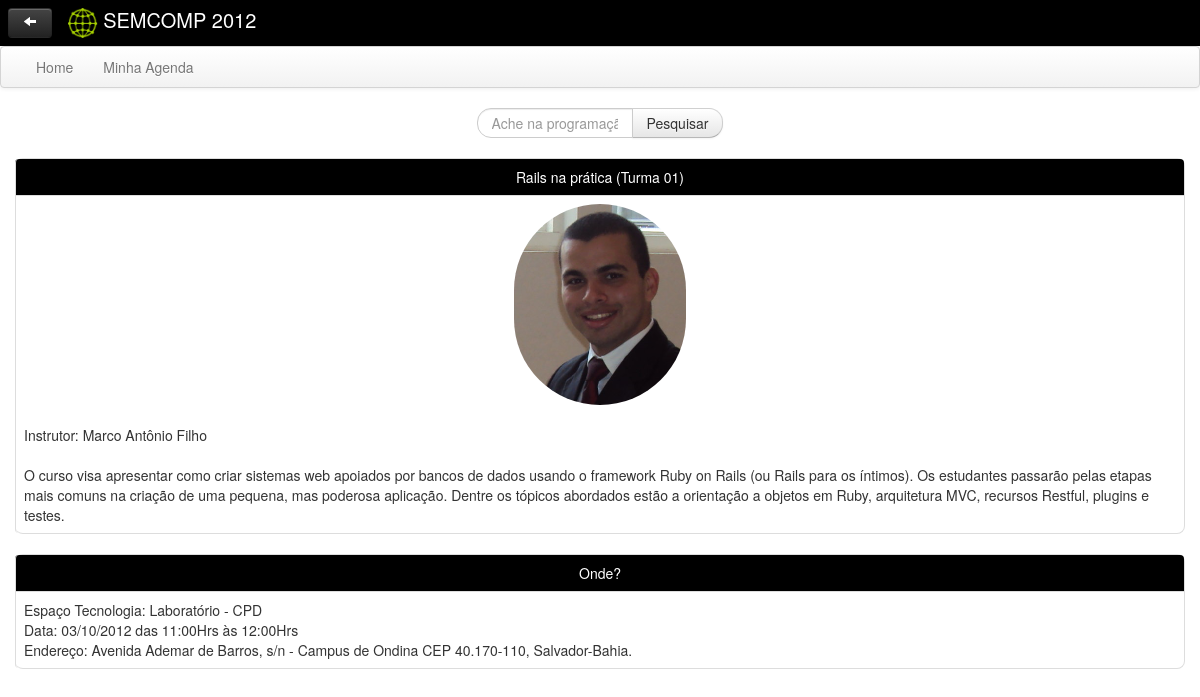
The app's page /desc_atividade.php?idsala=1&idatividade=1&data=2012-10-03&hora_inicio=11:00:00&hora_fim=12:00:00 with its own data.
### tables this page shows
CREATE TABLE `atividades` (
  `idatividades` int(11) NOT NULL AUTO_INCREMENT,
  `titulo` varchar(300) NOT NULL,
  `descricao` varchar(500) NOT NULL,
  `categoria_idcategoria` int(11) NOT NULL,
  `imagem` varchar(200) NOT NULL,
  PRIMARY KEY (`idatividades`,`categoria_idcategoria`),
  KEY `fk_atividades_categoria` (`categoria_idcategoria`),
  CONSTRAINT `fk_atividades_categoria` FOREIGN KEY (`categoria_idcategoria`) REFERENCES `categoria` (`idcategoria`) ON DELETE NO ACTION ON UPDATE NO ACTION
);

CREATE TABLE `sala` (
  `idsala` int(11) NOT NULL AUTO_INCREMENT,
  `descricao` varchar(200) NOT NULL,
  `localizacao` varchar(350) NOT NULL,
  PRIMARY KEY (`idsala`)
);

### modelo/bd/AtividadesBD.php (called while the page is built, shortened)
<?php
include_once("conexao.php");
include_once 'modelo/negocio/Atividades.php';
class AtividadesBD{
	public function getOne($id){
		$mysql = new conexao;
		$sql = $mysql->sql_query("select * from atividades where idatividades = $id");
		$atividades = new Atividades();
		while($ativi = mysql_fetch_array($sql)){
			$atividades->setDescricao($ativi['descricao']);
			$atividades->setIdAtividades($ativi['idatividades']);
			$atividades->setTitulo($ativi['titulo']);
			$atividades->setCategoria_IdCategoria($ativi['categoria_idcategoria']);
			$atividades->setImagem($ativi['imagem']);
		}
		return $atividades;
	}
}
?>

### modelo/bd/conexao.php (called while the page is built, shortened)
<?php
class conexao {
    var $host = "localhost";
    var $user = "gerclientes";
    var $senha = "bNCIOrkDRF";
    var $link;
    function conecta(){
        $this->link = @mysql_connect($this->host,$this->user,$this->senha);
    }
    function sql_query($query){
        $this->query = $query;
        if($this->resultado = mysql_query($this->query)){
            return $this->resultado;
        }else{
            print "Ocorreu um erro ao executar a Query MySQL: <b>$query</b>";
      print "<br><br>";
      print "Erro no MySQL: <b>".mysql_error()."</b>";
      die();
            $this->desconecta();
        }
    }
    function desconecta(){
        return mysql_close($this->link);
    }
}
?>

### modelo/negocio/Atividades.php (called while the page is built, shortened)
<?php
class Atividades{
	private $descricao;
	private $titulo;
	private $imagem;
	public function getDescricao(){
		return $this->descricao;
	}
	public function setDescricao($descricao){
		$this->descricao = $descricao;
	}
	public function getImagem(){
		return $this->imagem;
	}
	public function setImagem($imagem){
		$this->imagem = $imagem;
	}
	public function getTitulo(){
		return $this->titulo;
	}
	public function setTitulo($titulo){
		$this->titulo = $titulo;
	}
}
?>

### modelo/bd/SalaBD.php (called while the page is built, shortened)
<?php
include_once("conexao.php");
include_once 'modelo/negocio/Sala.php';
class SalaBD{
	public function getOne($id){
		$mysql = new conexao;
		$sql = $mysql->sql_query("select * from sala where idsala = $id");
		$sala = new Sala();
		while($sal = mysql_fetch_array($sql)){
			$sala->setDescricao($sal['descricao']);
			$sala->setIdSala($sal['idsala']);
			$sala->setLocalizacao($sal['localizacao']);
		}
		return $sala;
	}
}
?>

### modelo/negocio/Sala.php (called while the page is built, shortened)
<?php
Class Sala{
	private $descricao;
	private $localizacao;
	public function getDescricao(){
		return $this->descricao;
	}
	public function setDescricao($descricao){
		$this->descricao = $descricao;
	}
	public function getLocalizacao(){
		return $this->localizacao;
	}
	public function setLocalizacao($localizacao){
		$this->localizacao = $localizacao;
	}
}
?>

### desc_atividade.php (the view, shortened to what this page needs)
<!DOCTYPE html>
<html>
<head>
<link href="css/bootstrap-responsive.css" rel="stylesheet">
<link href="css/bootstrap.css" rel="stylesheet">
</head>
<body>
	<?php
	include_once 'header.php';
	include_once 'modelo/bd/AtividadesBD.php';
	include_once 'modelo/negocio/Atividades.php';
	include_once 'modelo/bd/SalaBD.php';
	include_once 'modelo/negocio/Sala.php';
	$atividadeBD = new AtividadesBD();
	$salaBD = new SalaBD();
	$idatividade = $_GET['idatividade'];
	$idsala = $_GET['idsala'];
	$data = $_GET['data'];
	$hora_inicio = $_GET['hora_inicio'];
	$hora_fim = $_GET['hora_fim'];
	$atividade = $atividadeBD->getOne($idatividade);
	$sala = $salaBD->getOne($idsala);
	?>
	<div style="margin-left: 15px; margin-right: 15px;">
		<table class="table table-bordered">
			<tr style="color: white; background-color: #000000">
				<td style="text-align: center;"><?php echo $atividade->getTitulo();?></td>
			</tr>
			<tr>
				<td><div align="center"><img src="<?php echo $atividade->getImagem();?>" class="img-circle"  style="float: inherit;"/></div><br /> <?php echo $atividade->getDescricao();?></td>
			</tr>
		</table>
	</div>
	<div style="margin-left: 15px; margin-right: 15px;">
		<table class="table table-bordered">
			<tr style="color: white; background-color: #000000">
				<td style="text-align: center;">Onde?</td>
			</tr>
			<tr>
				<td><?php echo $sala->getDescricao();?><br>Data: <?php echo substr($data,8,2)?>/<?php echo substr($data,5,2)?>/<?php echo substr($data,0,4)?> das <?php echo substr($hora_inicio, 0,5)?>Hrs às <?php echo substr($hora_fim, 0,5)?>Hrs<br>Endereço: <?php echo $sala->getLocalizacao();?></td>
			</tr>
		</table>
	</div>
</body>
</html>

### records on screen
atividades: titulo "Rails na prática (Turma 01)", imagem (picture), descricao "Instrutor: Marco Antônio Filho O curso visa apresentar como criar sistemas web apoiados por bancos de dados usando o framework Ruby on Rails (ou Rails para os íntimos). Os estudantes passarão pelas etapas mais comuns na criação de uma pequena, mas poderosa aplicação. Dentre os tópicos abordados estão a orientação a objetos em Ruby, arquitetura MVC, recursos Restful, plugins e testes."
sala: descricao "Espaço Tecnologia: Laboratório - CPD", localizacao "Avenida Ademar de Barros, s/n - Campus de Ondina CEP 40.170-110, Salvador-Bahia."

### other values on screen
substr($data,8,2) "03"
substr($data,5,2) "10"
substr($data,0,4) "2012"
substr($hora_inicio, 0,5) "11:00"
substr($hora_fim, 0,5) "12:00"
